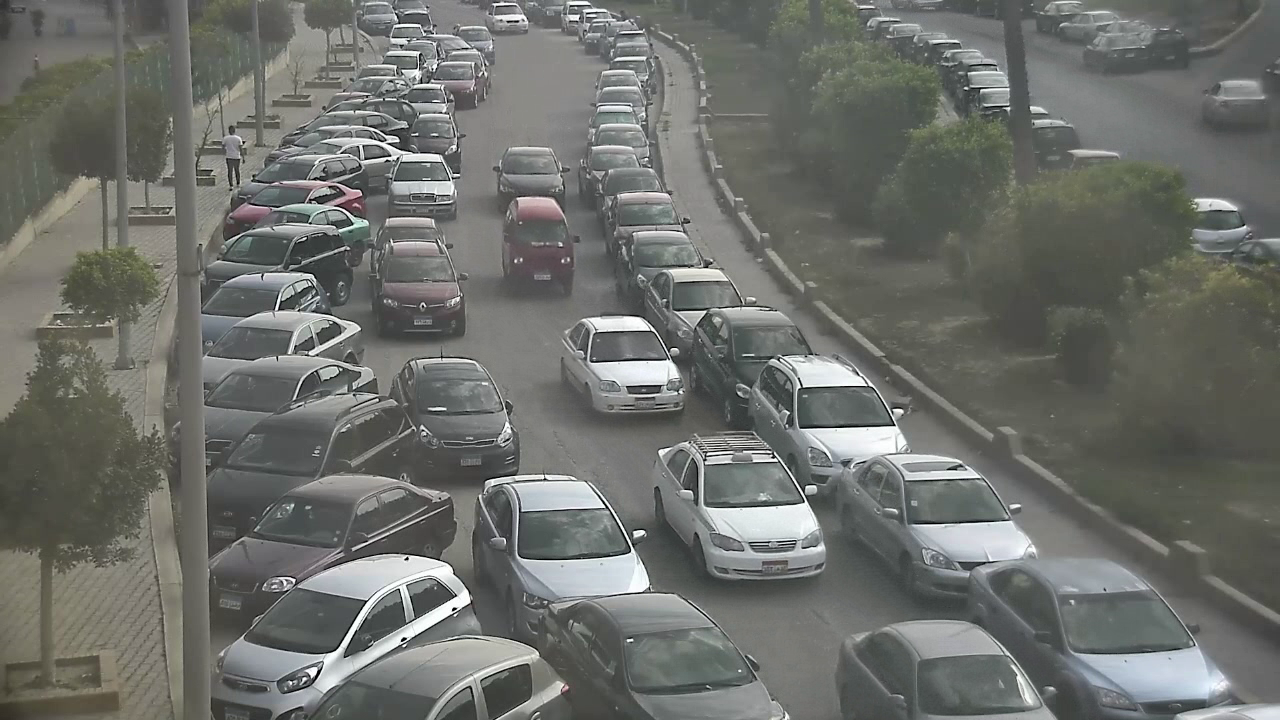
//> input picture Color Detection/1.png, 1280 x 720 px
$ ./Source   (built with g++ and OpenCV 4)
//> lines starting //> are read from the running program, lines starting //| are printed output that depends on the picture
//> further down, src is the input picture: 720 rows x 1280 cols, CV_8UC3; mean B, G, R 107.1, 111.4, 109.4
#include "opencv2/imgproc/imgproc.hpp"
#include "opencv2/highgui/highgui.hpp"
#include <stdlib.h>
#include <stdio.h>
using namespace cv;
/// Global variables
Mat src, src_gray;
Mat dst, detected_edges;
int edgeThresh = 1;
int lowThreshold;
int const max_lowThreshold = 100;
int ratio = 3;
int kernel_size = 3;
char* window_name = "Edge Map";
/**
 * @function CannyThreshold
 * @brief Trackbar callback - Canny thresholds input with a ratio 1:3
 */
void CannyThreshold(int, void*)
{
	//

  /// Reduce noise with a kernel 3x3
  blur( src_gray, detected_edges, Size(3,3) );

  /// Canny detector
  Canny( detected_edges, detected_edges, 30, 30*ratio, kernel_size );
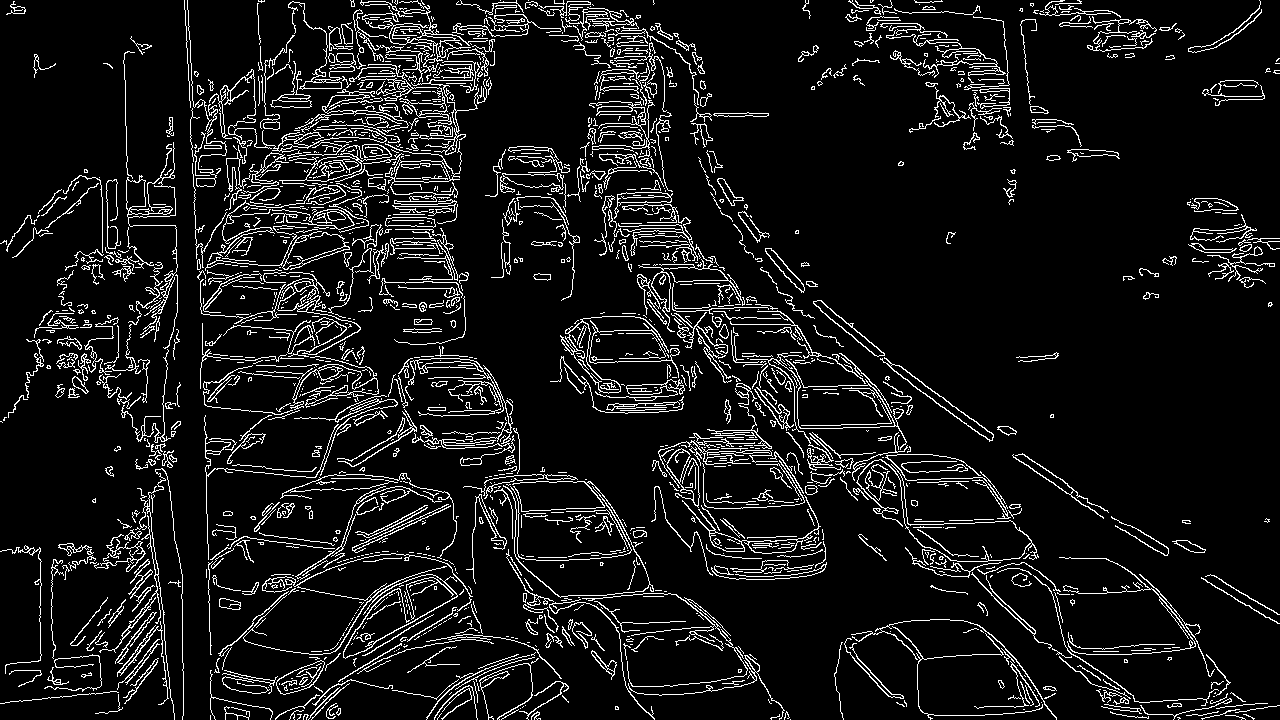
//> detected_edges: 720 rows x 1280 cols, CV_8UC1; 8.8% white in thin lines or dots

  /// Using Canny's output as a mask, we display our result

  dst = Scalar::all(0);
  src.copyTo( dst, detected_edges);
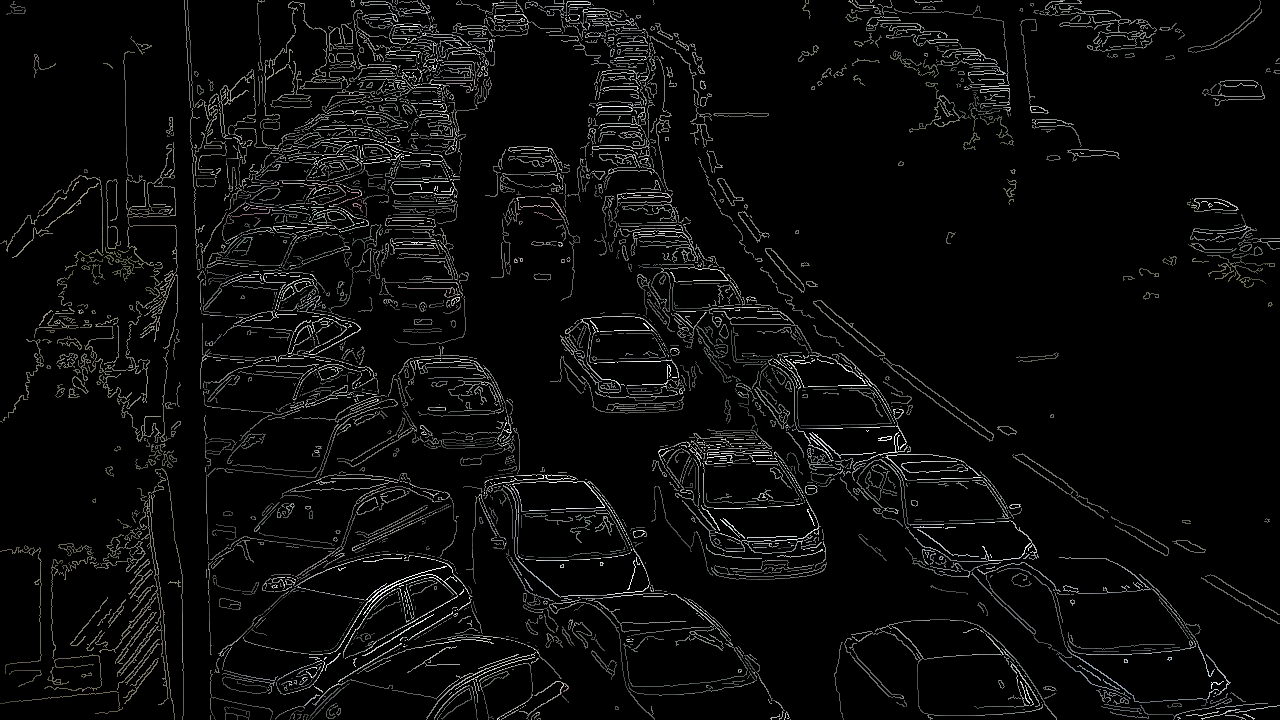
//> dst: 720 rows x 1280 cols, CV_8UC3; mean B, G, R 10.8, 11, 10.9
 // imshow( window_name, dst );
  imwrite("Gray_Image.jpg", dst);
  cv::Mat img = cv::imread("gray1.jpg", 0);
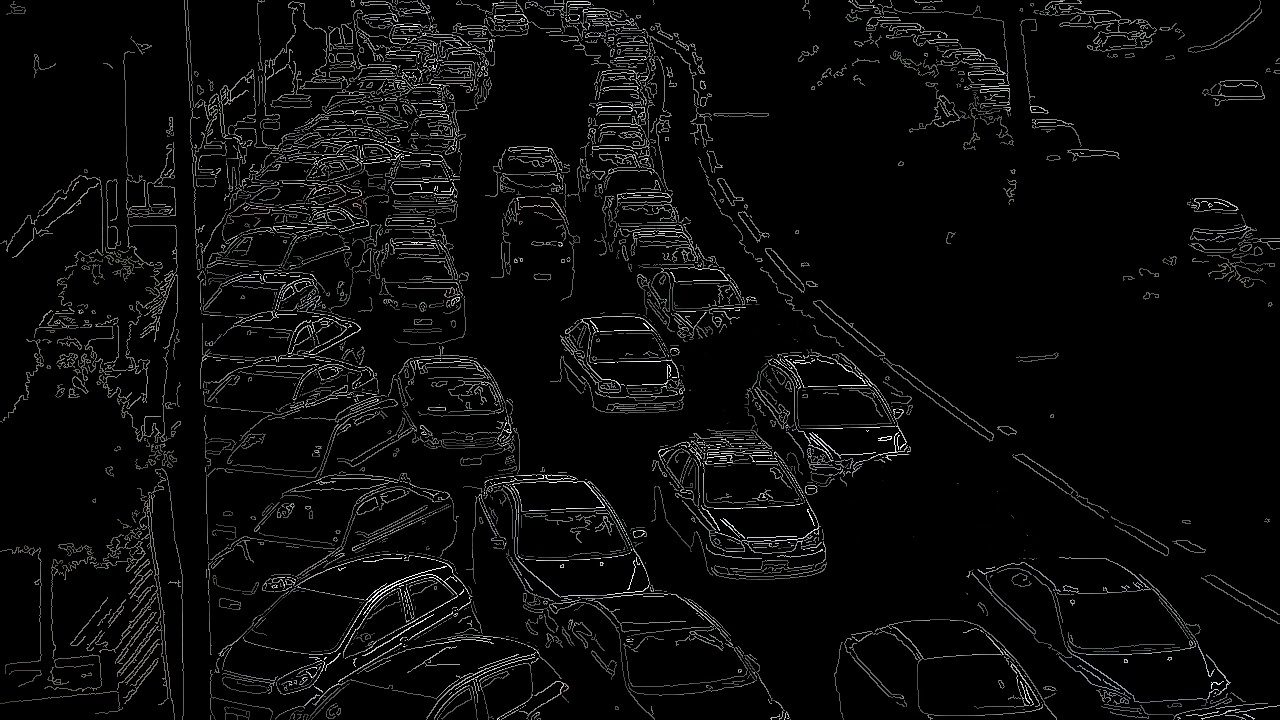
//> input picture Color Detection/gray1.jpg, 1280 x 720 px
//> img: 720 rows x 1280 cols, CV_8UC1; min 0, max 255, mean 11
  int x1;
  Point p = Point(658,270);
  double res=0,res1=0,res2=0,res3=0,z1=0,z2=0;
  int yy=257;
  for (int x = 0; x<img.cols; x++)
  {
	  for (int y = 0; y < img.rows; y++)
	  {
		  x1 = 0.99*x-385;
		  if (y==x1 || y == (x1 - 1) || y == (x1 + 1)){
			  if (img.at<uchar>(y, x) > 50 && x > 658){
				  //res = -1.096282465*pow(10, -4)*(y - yy)*y + 7.184203076*pow(10, -2)*(y - yy) - 6.56835185;
				 // res =(-1.381355524)*pow(10,-4)*(y-yy)*y + (8.434790931)*pow(10,-2)*(y-yy) - (5.870058903);
				  res2 = -9.539914*pow(10, -5)*(y - yy)*y + 0.06958931131*(y - yy) - 4.650445573;
				 //res = 1.096282465*pow(10, -4)*(y - yy)*y - 7.184203076*pow(10, -2)*(y - yy) + 12.56835185;
				  z2 = res2 - res3;
				  res3 = res2;
				   if (z2 > 1 && x > 663){
					  printf("Parking spot detected at pixel Z2 (%d , %d)\n", x, y);
				  }
				  yy = y;
				 //line(img,p, Point(x, y), Scalar(255, 0, 0),2,2);
						//	  p = Point(x, y);

			  }
		  }
	  }
  	}
//> after the loop, x1 = 881; res2 = -4.64; z2 = 0.00833; res3 = -4.64; yy = 712
  res2 = -9.539914*pow(10, -5)*(720 - yy)*(720-yy) + 0.06958931131*(720 - yy) - 4.650445573;
//> res2 = -4.1
  z2 = res2 - res3;
//> z2 = 0.542

  if (z2 > 1){
	  printf("Parking spot detected at pixel (%d , %d)\n", 1116, 720);
	  p = Point(0, 0);
  }
	  yy = 0;

  imshow(window_name, img);

  }


/** @function main */
int main( int argc, char** argv )
{
  /// Load an image
  src = imread( "1.png");

  if( !src.data )
  { return -1; }

  /// Create a matrix of the same type and size as src (for dst)
  dst.create( src.size(), src.type() );

  /// Convert the image to grayscale
  cvtColor( src, src_gray, CV_BGR2GRAY );

  /// Create a window
  namedWindow( window_name, CV_WINDOW_AUTOSIZE );

  /// Create a Trackbar for user to enter threshold
 // createTrackbar( "Min Threshold:", window_name, 50, 50, CannyThreshold );

  /// Show the image
  CannyThreshold(0, 0);

  /// Wait until user exit program by pressing a key
  waitKey(0);

  return 0;
  }
